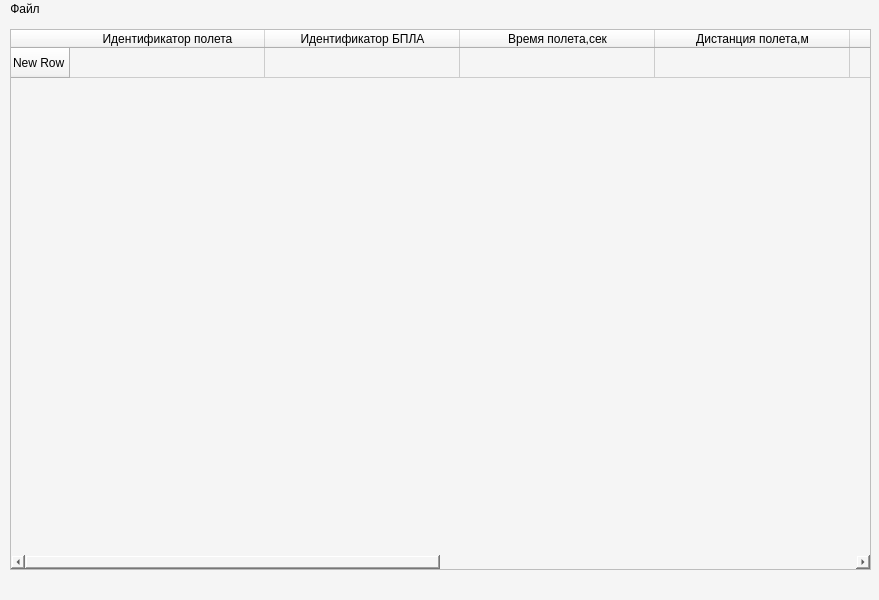
<?xml version="1.0" encoding="UTF-8"?>
<ui version="4.0">
 <class>MainWindow</class>
 <widget class="QMainWindow" name="MainWindow">
  <property name="geometry">
   <rect>
    <x>0</x>
    <y>0</y>
    <width>879</width>
    <height>600</height>
   </rect>
  </property>
  <property name="windowTitle">
   <string>Данные по полетам</string>
  </property>
  <property name="styleSheet">
   <string notr="true">background-color:rgb(245,245,245);</string>
  </property>
  <widget class="QWidget" name="centralwidget">
   <widget class="QTableWidget" name="tableWidget">
    <property name="geometry">
     <rect>
      <x>10</x>
      <y>10</y>
      <width>861</width>
      <height>541</height>
     </rect>
    </property>
    <property name="styleSheet">
     <string notr="true">QTableWidget::setStyle(&quot;fusion&quot;);</string>
    </property>
    <property name="editTriggers">
     <set>QAbstractItemView::NoEditTriggers</set>
    </property>
    <property name="alternatingRowColors">
     <bool>false</bool>
    </property>
    <attribute name="horizontalHeaderDefaultSectionSize">
     <number>195</number>
    </attribute>
    <attribute name="horizontalHeaderMinimumSectionSize">
     <number>195</number>
    </attribute>
    <row>
     <property name="text">
      <string>New Row</string>
     </property>
    </row>
    <column>
     <property name="text">
      <string>Идентификатор полета</string>
     </property>
    </column>
    <column>
     <property name="text">
      <string>Идентификатор БПЛА</string>
     </property>
    </column>
    <column>
     <property name="text">
      <string>Время полета,сек</string>
     </property>
    </column>
    <column>
     <property name="text">
      <string>Дистанция полета,м</string>
     </property>
    </column>
    <column>
     <property name="text">
      <string>Высота полета,м</string>
     </property>
    </column>
    <column>
     <property name="text">
      <string>Количество выполненных</string>
     </property>
    </column>
    <column>
     <property name="text">
      <string>Выведен из строя</string>
     </property>
    </column>
    <column>
     <property name="text">
      <string>Затраченное топливо,л</string>
     </property>
    </column>
   </widget>
  </widget>
  <widget class="QMenuBar" name="menubar">
   <property name="geometry">
    <rect>
     <x>0</x>
     <y>0</y>
     <width>879</width>
     <height>22</height>
    </rect>
   </property>
   <widget class="QMenu" name="menu">
    <property name="title">
     <string>Файл</string>
    </property>
   </widget>
   <addaction name="menu"/>
  </widget>
  <widget class="QStatusBar" name="statusbar"/>
 </widget>
 <resources/>
 <connections/>
</ui>
